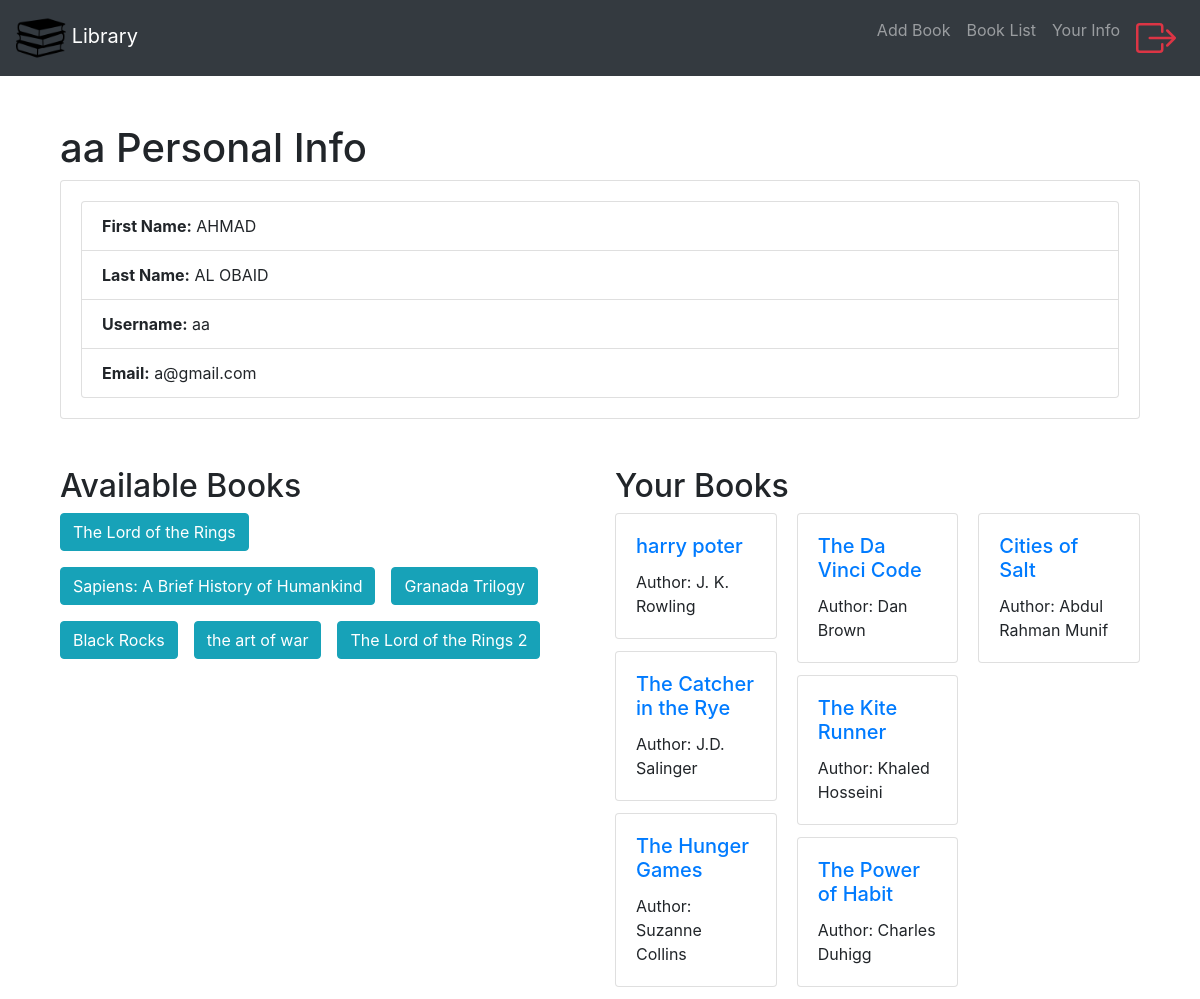
The app's page /details/aa/ (signed in) with its own data.
### app1/models.py (models this page shows, shortened)
class book(models.Model):
    bname = models.CharField(max_length=64)
    author = models.CharField(max_length=100)
    pages = models.CharField(max_length=64)
    language = models.CharField(max_length=64)
    average_rating = models.FloatField(default=0.0, validators=[MaxValueValidator(10)])
    price = models.DecimalField(max_digits=10, decimal_places=2)
    edition = models.PositiveIntegerField()
    genre = models.CharField(max_length=64)
    ISBN = models.CharField(max_length=13, unique=True)

### app1/views.py (the view)
# urls.py: path('details/<str:username>/', views.details, name='details'),
@login_required()
def details(request, username):
    if not request.user.is_authenticated or not request.user.username:
        messages.warning(request, "User not found. Please register.")
        return redirect('app1:register')
    try:
        user = User.objects.get(username=username)
    except User.DoesNotExist:
        messages.warning(request, "User not found. Please register.")
        return redirect('app1:register')
    try:
        customer = customers.objects.get(user=user)
    except customers.DoesNotExist:
        messages.warning(request, "you are not registered as a Customer.Please register.")
        return redirect('app1:register')
    customer_list = customers.objects.all()
    user_list = User.objects.all()
    available_books = book.objects.exclude(customers=customer)
    if request.method == 'POST':
        book_id = request.POST.get('book')
        if book_id:
            book_to_add = book.objects.get(pk=book_id)
            customer.books.add(book_to_add)
            return redirect('app1:details', username=username)
    return render(request, 'app1/details.html', {'customer': customer, 'customer_list': user_list, 'available_books': available_books, "user": user, 'book': None})

### app1/templates/app1/details.html (shortened to what this page needs)
{% extends "app1/layout.html" %}
{% block body %}
<div class="container mt-5">
    <div class="container mt-4">
        <h1>{{ user.username }} Personal Info</h1>
        <div class="card">
            <div class="card-body">
                <ul class="list-group">
                    <li class="list-group-item"><strong>First Name:</strong> {{ user.first_name }}</li>
                    <li class="list-group-item"><strong>Last Name:</strong> {{ user.last_name }}</li>
                    <li class="list-group-item"><strong>Username:</strong> {{ user.username }}</li>
                    <li class="list-group-item"><strong>Email:</strong> {{ user.email }}</li>
                </ul>
            </div>
        </div>
    </div>
    <div class="container mt-4">
        <div class="row">
            <div class="col-md-6">
                <h2 class="mt-4">Available Books</h2>
                <div class="d-flex flex-wrap">
                    {% for book in available_books %}
                        <div class="mr-3 mb-3">
                            {% if book.id %}
                                <a href="{% url 'app1:book_details' book_id=book.id %}" class="btn btn-info">{{ book.bname }}</a>
                            {% else %}
                                <span class="text-danger">No Book ID Available</span>
                            {% endif %}
                        </div>
                    {% endfor %}
                </div>
            </div>
            <div class="col-md-6">
                <h2 class="mt-4">Your Books</h2>
                <div class="card-columns">
                    {% for b in customer.books.all %}
                        <div class="card">
                            <div class="card-body">
                                <h5 class="card-title"><a href="{% url 'app1:book_details' b.id %}">{{ b.bname }}</a></h5>
                                <p class="card-text">Author: {{ b.author }}</p>
                            </div>
                        </div>
                    {% endfor %}
                </div>
            </div>
        </div>
    </div>
</div>
{% endblock %}

### records on screen
book: bname "The Lord of the Rings"
book: bname "Sapiens: A Brief History of Humankind"
book: bname "Granada Trilogy"
book: bname "Black Rocks"
book: bname "the art of war"
book: bname "The Lord of the Rings 2"
book: bname "harry poter", author "J. K. Rowling"
book: bname "The Catcher in the Rye", author "J.D. Salinger"
book: bname "The Hunger Games", author "Suzanne Collins"
book: bname "The Da Vinci Code", author "Dan Brown"
book: bname "The Kite Runner", author "Khaled Hosseini"
book: bname "The Power of Habit", author "Charles Duhigg"
book: bname "Cities of Salt", author "Abdul Rahman Munif"

### other values on screen
{{ user.username }} "aa"
{{ user.first_name }} "AHMAD"
{{ user.last_name }} "AL OBAID"
{{ user.email }} "a@gmail.com"
